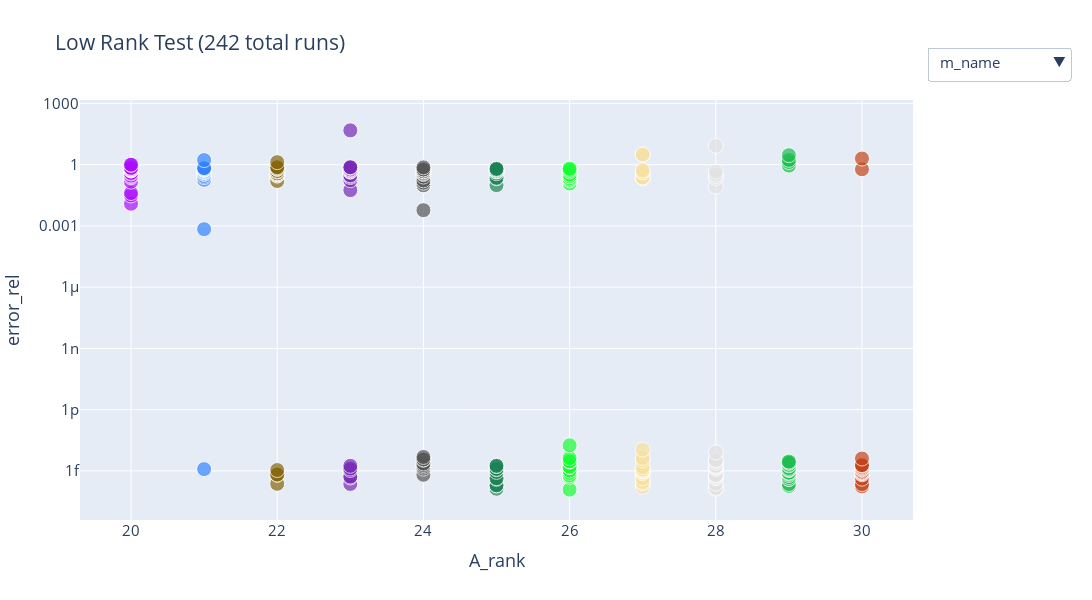

The code cell stored with this chart in its notebook:
### Code cell
x = 'A_rank'
y = 'error_rel'
logscale = (False, True)

fig = plot_agg_global_df(x=x, y=y, remove_outliers=remove_outliers, dataframe_path=df_path,
                         filter=filter, new_col=new_col, remove_col=remove_col,
                         logscale=logscale, title=title, font_size = font_size
                   )
fig.write_html('./data/plots/' + title.replace(' ', '_').lower() + '_' + str(next(counter)) + '.html')
fig.show()

### Figure 1 — Plotly figure (JSON) as saved in the notebook; plotly's stock layout.template omitted (floating-point values rounded to 4 significant figures; data arrays with more than 128 entries replaced by an {"elided": "..."} marker saying what was removed)
{"data": [{"hoverinfo": "text", "marker": {"color": {"elided": "242 str values"}, "size": {"elided": "242 int values"}}, "mode": "markers", "name": "m_name", "text": {"elided": "242 str values"}, "type": "scatter", "visible": true, "x": {"elided": "242 int values"}, "y": {"elided": "242 float values"}}, {"hoverinfo": "text", "marker": {"color": {"elided": "242 float values"}, "colorbar": {"ticktext": ["2.000e+01", "2.170e+01", "2.354e+01", "2.553e+01", "2.768e+01", "3.000e+01"], "tickvals": [0, 0.2, 0.4, 0.6, 0.8, 1]}, "colorscale": [[0, "rgb(158,1,66)"], [0.1, "rgb(213,62,79)"], [0.2, "rgb(244,109,67)"], [0.3, "rgb(253,174,97)"], [0.4, "rgb(254,224,139)"], [0.5, "rgb(255,255,191)"], [0.6, "rgb(230,245,152)"], [0.7, "rgb(171,221,164)"], [0.8, "rgb(102,194,165)"], [0.9, "rgb(50,136,189)"], [1, "rgb(94,79,162)"]], "showscale": true, "size": {"elided": "242 int values"}}, "mode": "markers", "name": "k", "text": {"elided": "242 str values"}, "type": "scatter", "visible": false, "x": {"elided": "242 int values"}, "y": {"elided": "242 float values"}}, {"hoverinfo": "text", "marker": {"color": {"elided": "242 float values"}, "colorbar": {"ticktext": ["1.000e+00", "6.370e+00", "2.616e+01", "9.908e+01", "3.678e+02", "1.358e+03"], "tickvals": [0, 0.2, 0.4, 0.6, 0.8, 1]}, "colorscale": [[0, "rgb(158,1,66)"], [0.1, "rgb(213,62,79)"], [0.2, "rgb(244,109,67)"], [0.3, "rgb(253,174,97)"], [0.4, "rgb(254,224,139)"], [0.5, "rgb(255,255,191)"], [0.6, "rgb(230,245,152)"], [0.7, "rgb(171,221,164)"], [0.8, "rgb(102,194,165)"], [0.9, "rgb(50,136,189)"], [1, "rgb(94,79,162)"]], "showscale": true, "size": {"elided": "242 int values"}}, "mode": "markers", "name": "n_iteration", "text": {"elided": "242 str values"}, "type": "scatter", "visible": false, "x": {"elided": "242 int values"}, "y": {"elided": "242 float values"}}, {"hoverinfo": "text", "marker": {"color": {"elided": "242 float values"}, "colorbar": {"ticktext": ["1.203e-03", "2.609e-03", "4.016e-03", "5.426e-03", "6.838e-03", "8.251e-03"], "tickvals": [0, 0.2, 0.4, 0.6, 0.8, 1]}, "colorscale": [[0, "rgb(158,1,66)"], [0.1, "rgb(213,62,79)"], [0.2, "rgb(244,109,67)"], [0.3, "rgb(253,174,97)"], [0.4, "rgb(254,224,139)"], [0.5, "rgb(255,255,191)"], [0.6, "rgb(230,245,152)"], [0.7, "rgb(171,221,164)"], [0.8, "rgb(102,194,165)"], [0.9, "rgb(50,136,189)"], [1, "rgb(94,79,162)"]], "showscale": true, "size": {"elided": "242 int values"}}, "mode": "markers", "name": "step_time", "text": {"elided": "242 str values"}, "type": "scatter", "visible": false, "x": {"elided": "242 int values"}, "y": {"elided": "242 float values"}}, {"hoverinfo": "text", "marker": {"color": {"elided": "242 float values"}, "colorbar": {"ticktext": ["1.203e-03", "2.698e-01", "6.104e-01", "1.042e+00", "1.590e+00", "2.285e+00"], "tickvals": [0, 0.2, 0.4, 0.6, 0.8, 1]}, "colorscale": [[0, "rgb(158,1,66)"], [0.1, "rgb(213,62,79)"], [0.2, "rgb(244,109,67)"], [0.3, "rgb(253,174,97)"], [0.4, "rgb(254,224,139)"], [0.5, "rgb(255,255,191)"], [0.6, "rgb(230,245,152)"], [0.7, "rgb(171,221,164)"], [0.8, "rgb(102,194,165)"], [0.9, "rgb(50,136,189)"], [1, "rgb(94,79,162)"]], "showscale": true, "size": {"elided": "242 int values"}}, "mode": "markers", "name": "tot_time", "text": {"elided": "242 str values"}, "type": "scatter", "visible": false, "x": {"elided": "242 int values"}, "y": {"elided": "242 float values"}}, {"hoverinfo": "text", "marker": {"color": {"elided": "242 float values"}, "colorbar": {"ticktext": ["0.000e+00", "9.070e-04", "1.815e-03", "2.723e-03", "3.633e-03", "4.543e-03"], "tickvals": [0, 0.2, 0.4, 0.6, 0.8, 1]}, "colorscale": [[0, "rgb(158,1,66)"], [0.1, "rgb(213,62,79)"], [0.2, "rgb(244,109,67)"], [0.3, "rgb(253,174,97)"], [0.4, "rgb(254,224,139)"], [0.5, "rgb(255,255,191)"], [0.6, "rgb(230,245,152)"], [0.7, "rgb(171,221,164)"], [0.8, "rgb(102,194,165)"], [0.9, "rgb(50,136,189)"], [1, "rgb(94,79,162)"]], "showscale": true, "size": {"elided": "242 int values"}}, "mode": "markers", "name": "qr_time", "text": {"elided": "242 str values"}, "type": "scatter", "visible": false, "x": {"elided": "242 int values"}, "y": {"elided": "242 float values"}}, {"hoverinfo": "text", "marker": {"color": {"elided": "242 float values"}, "colorbar": {"ticktext": ["0.000e+00", "7.219e-04", "1.444e-03", "2.167e-03", "2.891e-03", "3.615e-03"], "tickvals": [0, 0.2, 0.4, 0.6, 0.8, 1]}, "colorscale": [[0, "rgb(158,1,66)"], [0.1, "rgb(213,62,79)"], [0.2, "rgb(244,109,67)"], [0.3, "rgb(253,174,97)"], [0.4, "rgb(254,224,139)"], [0.5, "rgb(255,255,191)"], [0.6, "rgb(230,245,152)"], [0.7, "rgb(171,221,164)"], [0.8, "rgb(102,194,165)"], [0.9, "rgb(50,136,189)"], [1, "rgb(94,79,162)"]], "showscale": true, "size": {"elided": "242 int values"}}, "mode": "markers", "name": "manip_time", "text": {"elided": "242 str values"}, "type": "scatter", "visible": false, "x": {"elided": "242 int values"}, "y": {"elided": "242 float values"}}, {"hoverinfo": "text", "marker": {"color": {"elided": "242 float values"}, "colorbar": {"ticktext": ["0.000e+00", "5.914e-04", "1.183e-03", "1.775e-03", "2.368e-03", "2.960e-03"], "tickvals": [0, 0.2, 0.4, 0.6, 0.8, 1]}, "colorscale": [[0, "rgb(158,1,66)"], [0.1, "rgb(213,62,79)"], [0.2, "rgb(244,109,67)"], [0.3, "rgb(253,174,97)"], [0.4, "rgb(254,224,139)"], [0.5, "rgb(255,255,191)"], [0.6, "rgb(230,245,152)"], [0.7, "rgb(171,221,164)"], [0.8, "rgb(102,194,165)"], [0.9, "rgb(50,136,189)"], [1, "rgb(94,79,162)"]], "showscale": true, "size": {"elided": "242 int values"}}, "mode": "markers", "name": "bw_time", "text": {"elided": "242 str values"}, "type": "scatter", "visible": false, "x": {"elided": "242 int values"}, "y": {"elided": "242 float values"}}, {"hoverinfo": "text", "marker": {"color": {"elided": "242 float values"}, "colorbar": {"ticktext": ["2.757e-13", "1.771e+00", "6.678e+00", "2.027e+01", "5.795e+01", "1.623e+02"], "tickvals": [0, 0.2, 0.4, 0.6, 0.8, 1]}, "colorscale": [[0, "rgb(158,1,66)"], [0.1, "rgb(213,62,79)"], [0.2, "rgb(244,109,67)"], [0.3, "rgb(253,174,97)"], [0.4, "rgb(254,224,139)"], [0.5, "rgb(255,255,191)"], [0.6, "rgb(230,245,152)"], [0.7, "rgb(171,221,164)"], [0.8, "rgb(102,194,165)"], [0.9, "rgb(50,136,189)"], [1, "rgb(94,79,162)"]], "showscale": true, "size": {"elided": "242 int values"}}, "mode": "markers", "name": "obj_fun_abs", "text": {"elided": "242 str values"}, "type": "scatter", "visible": false, "x": {"elided": "242 int values"}, "y": {"elided": "242 float values"}}, {"hoverinfo": "text", "marker": {"color": {"elided": "242 float values"}, "colorbar": {"ticktext": ["6.241e-16", "5.289e-02", "1.086e-01", "1.672e-01", "2.289e-01", "2.939e-01"], "tickvals": [0, 0.2, 0.4, 0.6, 0.8, 1]}, "colorscale": [[0, "rgb(158,1,66)"], [0.1, "rgb(213,62,79)"], [0.2, "rgb(244,109,67)"], [0.3, "rgb(253,174,97)"], [0.4, "rgb(254,224,139)"], [0.5, "rgb(255,255,191)"], [0.6, "rgb(230,245,152)"], [0.7, "rgb(171,221,164)"], [0.8, "rgb(102,194,165)"], [0.9, "rgb(50,136,189)"], [1, "rgb(94,79,162)"]], "showscale": true, "size": {"elided": "242 int values"}}, "mode": "markers", "name": "obj_fun_rel", "text": {"elided": "242 str values"}, "type": "scatter", "visible": false, "x": {"elided": "242 int values"}, "y": {"elided": "242 float values"}}, {"hoverinfo": "text", "marker": {"color": {"elided": "242 float values"}, "colorbar": {"ticktext": ["7.354e+01", "2.152e+02", "6.258e+02", "1.817e+03", "5.270e+03", "1.529e+04"], "tickvals": [0, 0.2, 0.4, 0.6, 0.8, 1]}, "colorscale": [[0, "rgb(158,1,66)"], [0.1, "rgb(213,62,79)"], [0.2, "rgb(244,109,67)"], [0.3, "rgb(253,174,97)"], [0.4, "rgb(254,224,139)"], [0.5, "rgb(255,255,191)"], [0.6, "rgb(230,245,152)"], [0.7, "rgb(171,221,164)"], [0.8, "rgb(102,194,165)"], [0.9, "rgb(50,136,189)"], [1, "rgb(94,79,162)"]], "showscale": true, "size": {"elided": "242 int values"}}, "mode": "markers", "name": "U_norm", "text": {"elided": "242 str values"}, "type": "scatter", "visible": false, "x": {"elided": "242 int values"}, "y": {"elided": "242 float values"}}, {"hoverinfo": "text", "marker": {"color": {"elided": "242 float values"}, "colorbar": {"ticktext": ["4.001e+01", "4.265e+01", "4.545e+01", "4.843e+01", "5.161e+01", "5.499e+01"], "tickvals": [0, 0.2, 0.4, 0.6, 0.8, 1]}, "colorscale": [[0, "rgb(158,1,66)"], [0.1, "rgb(213,62,79)"], [0.2, "rgb(244,109,67)"], [0.3, "rgb(253,174,97)"], [0.4, "rgb(254,224,139)"], [0.5, "rgb(255,255,191)"], [0.6, "rgb(230,245,152)"], [0.7, "rgb(171,221,164)"], [0.8, "rgb(102,194,165)"], [0.9, "rgb(50,136,189)"], [1, "rgb(94,79,162)"]], "showscale": true, "size": {"elided": "242 int values"}}, "mode": "markers", "name": "V_norm", "text": {"elided": "242 str values"}, "type": "scatter", "visible": false, "x": {"elided": "242 int values"}, "y": {"elided": "242 float values"}}, {"hoverinfo": "text", "marker": {"color": {"elided": "242 float values"}, "colorbar": {"ticktext": ["2.323e+01", "8.691e+01", "3.180e+02", "1.156e+03", "4.199e+03", "1.524e+04"], "tickvals": [0, 0.2, 0.4, 0.6, 0.8, 1]}, "colorscale": [[0, "rgb(158,1,66)"], [0.1, "rgb(213,62,79)"], [0.2, "rgb(244,109,67)"], [0.3, "rgb(253,174,97)"], [0.4, "rgb(254,224,139)"], [0.5, "rgb(255,255,191)"], [0.6, "rgb(230,245,152)"], [0.7, "rgb(171,221,164)"], [0.8, "rgb(102,194,165)"], [0.9, "rgb(50,136,189)"], [1, "rgb(94,79,162)"]], "showscale": true, "size": {"elided": "242 int values"}}, "mode": "markers", "name": "U_V_norm_diff", "text": {"elided": "242 str values"}, "type": "scatter", "visible": false, "x": {"elided": "242 int values"}, "y": {"elided": "242 float values"}}], "layout": {"font": {"size": 15}, "height": 600, "title": {"text": "Low Rank Test (242 total runs)"}, "updatemenus": [{"active": 0, "buttons": [{"args": [{"visible": [true, false, false, false, false, false, false, false, false, false, false, false, false]}, {"annotations": []}], "label": "m_name", "method": "update"}, {"args": [{"visible": [false, true, false, false, false, false, false, false, false, false, false, false, false]}, {"annotations": []}], "label": "k", "method": "update"}, {"args": [{"visible": [false, false, true, false, false, false, false, false, false, false, false, false, false]}, {"annotations": []}], "label": "n_iteration", "method": "update"}, {"args": [{"visible": [false, false, false, true, false, false, false, false, false, false, false, false, false]}, {"annotations": []}], "label": "step_time", "method": "update"}, {"args": [{"visible": [false, false, false, false, true, false, false, false, false, false, false, false, false]}, {"annotations": []}], "label": "tot_time", "method": "update"}, {"args": [{"visible": [false, false, false, false, false, true, false, false, false, false, false, false, false]}, {"annotations": []}], "label": "qr_time", "method": "update"}, {"args": [{"visible": [false, false, false, false, false, false, true, false, false, false, false, false, false]}, {"annotations": []}], "label": "manip_time", "method": "update"}, {"args": [{"visible": [false, false, false, false, false, false, false, true, false, false, false, false, false]}, {"annotations": []}], "label": "bw_time", "method": "update"}, {"args": [{"visible": [false, false, false, false, false, false, false, false, true, false, false, false, false]}, {"annotations": []}], "label": "obj_fun_abs", "method": "update"}, {"args": [{"visible": [false, false, false, false, false, false, false, false, false, true, false, false, false]}, {"annotations": []}], "label": "obj_fun_rel", "method": "update"}, {"args": [{"visible": [false, false, false, false, false, false, false, false, false, false, true, false, false]}, {"annotations": []}], "label": "U_norm", "method": "update"}, {"args": [{"visible": [false, false, false, false, false, false, false, false, false, false, false, true, false]}, {"annotations": []}], "label": "V_norm", "method": "update"}, {"args": [{"visible": [false, false, false, false, false, false, false, false, false, false, false, false, true]}, {"annotations": []}], "label": "U_V_norm_diff", "method": "update"}], "direction": "down", "pad": {"r": 10, "t": 10}, "showactive": true, "x": 1.2, "xanchor": "right", "y": 1.15, "yanchor": "top"}], "width": 1100, "xaxis": {"title": {"text": "A_rank"}}, "yaxis": {"title": {"text": "error_rel"}, "type": "log"}}}
